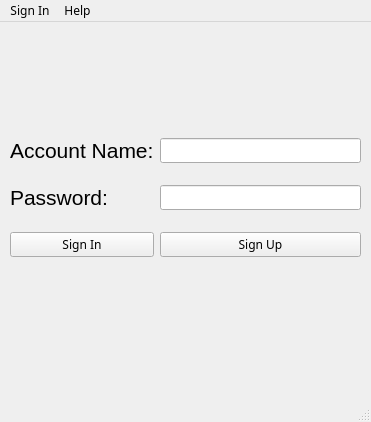
<?xml version="1.0" encoding="UTF-8"?>
<ui version="4.0">
 <class>Login_Window</class>
 <widget class="QMainWindow" name="Login_Window">
  <property name="enabled">
   <bool>true</bool>
  </property>
  <property name="geometry">
   <rect>
    <x>0</x>
    <y>0</y>
    <width>371</width>
    <height>422</height>
   </rect>
  </property>
  <property name="font">
   <font>
    <family>Agency FB</family>
   </font>
  </property>
  <property name="windowTitle">
   <string>MainWindow</string>
  </property>
  <widget class="QWidget" name="centralwidget">
   <property name="autoFillBackground">
    <bool>true</bool>
   </property>
   <widget class="QWidget" name="layoutWidget">
    <property name="geometry">
     <rect>
      <x>10</x>
      <y>100</y>
      <width>351</width>
      <height>151</height>
     </rect>
    </property>
    <layout class="QGridLayout" name="gridLayout_2" rowstretch="0,0,0">
     <item row="1" column="1">
      <widget class="QLineEdit" name="passwordtext"/>
     </item>
     <item row="2" column="0">
      <widget class="QPushButton" name="SignIn">
       <property name="text">
        <string>Sign In</string>
       </property>
      </widget>
     </item>
     <item row="2" column="1">
      <widget class="QPushButton" name="SignUp">
       <property name="text">
        <string>Sign Up</string>
       </property>
      </widget>
     </item>
     <item row="1" column="0">
      <widget class="QLabel" name="Password">
       <property name="font">
        <font>
         <family>Arial</family>
         <pointsize>16</pointsize>
        </font>
       </property>
       <property name="text">
        <string>Password:</string>
       </property>
      </widget>
     </item>
     <item row="0" column="1">
      <widget class="QLineEdit" name="accounttext"/>
     </item>
     <item row="0" column="0">
      <widget class="QLabel" name="accountName">
       <property name="font">
        <font>
         <family>Arial</family>
         <pointsize>16</pointsize>
        </font>
       </property>
       <property name="text">
        <string>Account Name:</string>
       </property>
      </widget>
     </item>
    </layout>
   </widget>
  </widget>
  <widget class="QMenuBar" name="menubar">
   <property name="geometry">
    <rect>
     <x>0</x>
     <y>0</y>
     <width>371</width>
     <height>25</height>
    </rect>
   </property>
   <widget class="QMenu" name="menuSign_In">
    <property name="title">
     <string>Sign In</string>
    </property>
    <addaction name="actionExit"/>
    <addaction name="actionSave_account"/>
   </widget>
   <widget class="QMenu" name="menuHelp">
    <property name="title">
     <string>Help</string>
    </property>
    <addaction name="actionWebsite"/>
    <addaction name="actionDocuments"/>
   </widget>
   <addaction name="menuSign_In"/>
   <addaction name="menuHelp"/>
  </widget>
  <widget class="QStatusBar" name="statusbar"/>
  <action name="actionExit">
   <property name="text">
    <string>Exit</string>
   </property>
   <property name="shortcut">
    <string>Ctrl+Q</string>
   </property>
  </action>
  <action name="actionSave_account">
   <property name="text">
    <string>Save account</string>
   </property>
  </action>
  <action name="actionWebsite">
   <property name="text">
    <string>Website</string>
   </property>
  </action>
  <action name="actionDocuments">
   <property name="text">
    <string>Documents</string>
   </property>
  </action>
 </widget>
 <resources/>
 <connections/>
</ui>
